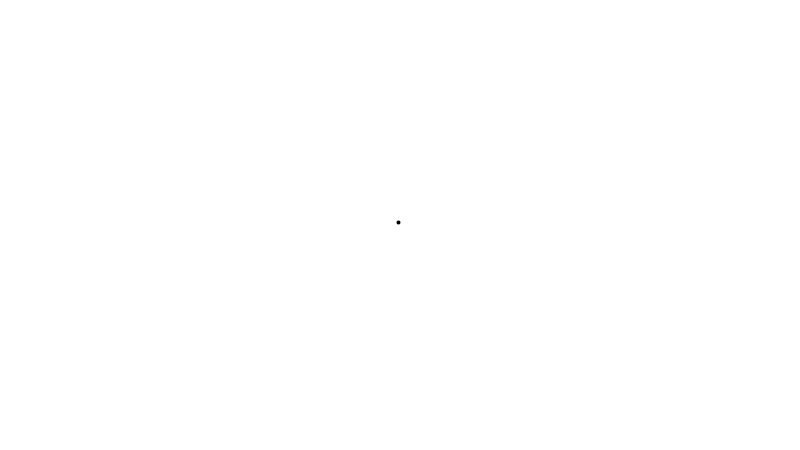
Frame 1 (no input)
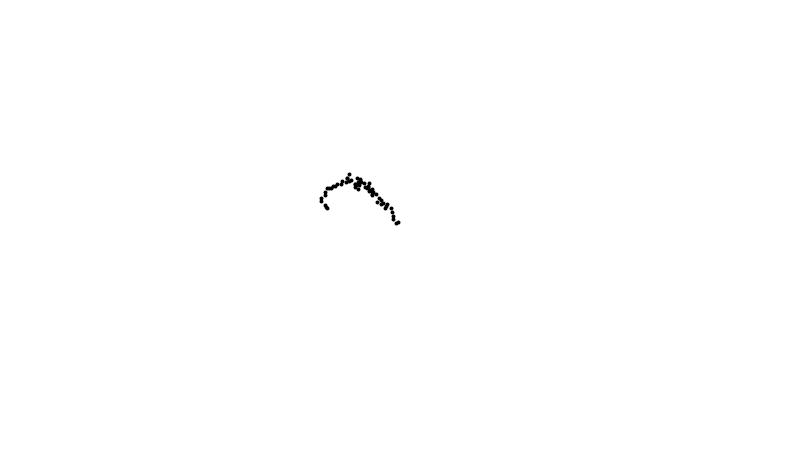
Frame 60 (the mouse pressed at the canvas centre just before this capture)
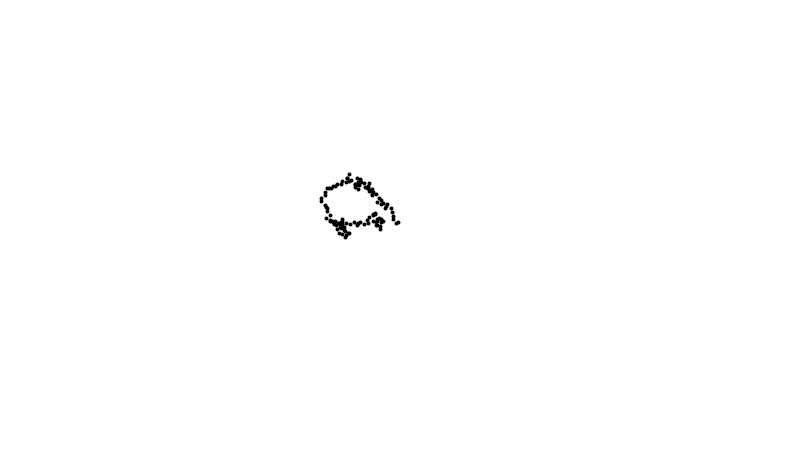
Frame 120 (the mouse held since frame 60 and released just before this capture)

The Processing sketch that drew these frames (run headless with seeded random() and noise(); from frame 60 on, the mouse is pressed at the canvas centre):

// Processing sketch: mouse_walker
// ── mouse_walker.pde
Walker w;

void setup() {
  //fullScreen();
  size(800, 450);
  background(255);
  
  w = new Walker();
}

void draw() {
  w.step();
  w.display();
}

// ── Walker.pde
class Walker {
  float x;
  float y;
  
  final int pen_size = 4;
  
  Walker() {
    x = width / 2;
    y = height / 2;
  }
  
  void display() {
    stroke(0);
    strokeWeight(pen_size);
    point(x, y);
  }
  
  void step() {
    // 20% of time choose direction of mouse otherwise random
    x += random(1) < 0.2 ? (mouseX > x ? 4 : -4) : random(-4, 4);
    y += random(1) < 0.2 ? (mouseY > y ? 4 : -4) : random(-4, 4);
  }
}
